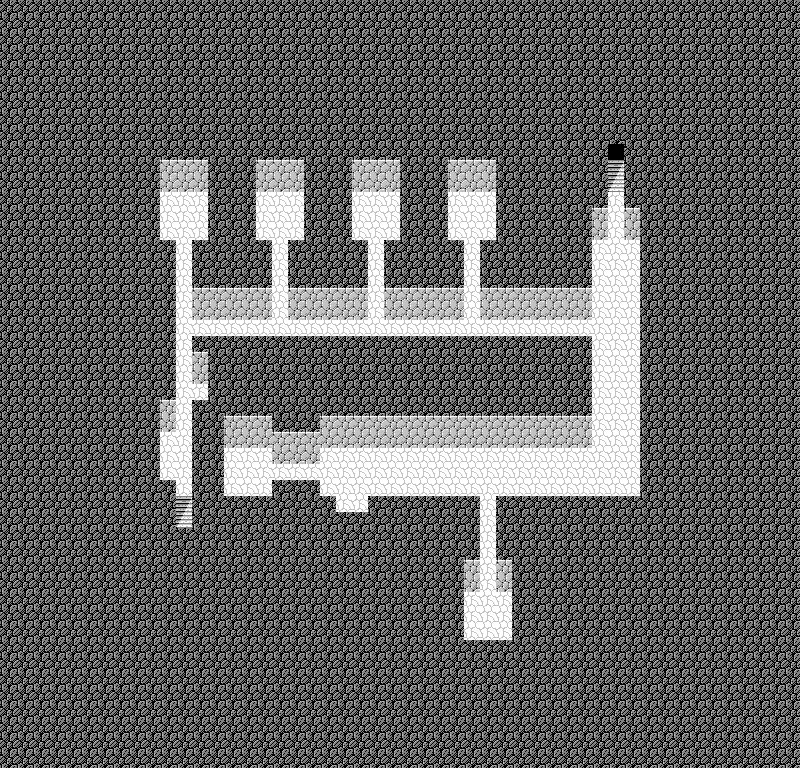

A level layout from a 2D game, rendered from its tile map. Below: a short description, then the map file with tile-grid data replaced by summaries:
An orthogonal 50x48 tile map with 16x16 px tiles, 2 tile layers (Tile Layer 1, Tile Layer 2), 2 tilesets and 14 objects (5x Ceiling, 5x Chest, 2x Target, 2x Event).

<map version="1.0" orientation="orthogonal" renderorder="right-down" width="50" height="48" tilewidth="16" tileheight="16" nextobjectid="19">
 <properties>
  <property name="bgm" value="generic_cave" />
  <property name="encounter" value="encounterset_level07_danger00" />
  <property name="name" value="North Passage" />
 </properties>
 <tileset firstgid="1" source="../tilesets/lower.tsx" />
 <tileset firstgid="176" source="../tilesets/upper.tsx" />
 <layer name="Tile Layer 1" width="50" height="48">
  <properties>
   <property name="z" value="0" />
  </properties>
  <data>[2400 cells, 2400 non-empty, 7 distinct tile ids]</data>
 </layer>
 <layer name="Tile Layer 2" width="50" height="48">
  <properties>
   <property name="z" value=".5" />
  </properties>
  <data>[2400 cells, 0 non-empty, 0 distinct tile ids]</data>
 </layer>
 <objectgroup name="Object Layer 1">
  <object id="2" name="room" type="Ceiling" x="160" y="160">
   <properties>
    <property name="roofID" value="27" />
    <property name="roofTileset" value="lower" />
   </properties>
   <polygon points="0,0 48,0 48,80 32,80 32,128 16,128 16,80 0,80" />
  </object>
  <object id="3" name="room" type="Ceiling" x="256" y="160">
   <properties>
    <property name="roofID" value="27" />
    <property name="roofTileset" value="lower" />
   </properties>
   <polygon points="0,0 48,0 48,80 32,80 32,128 16,128 16,80 0,80" />
  </object>
  <object id="4" name="room" type="Ceiling" x="352" y="160">
   <properties>
    <property name="roofID" value="27" />
    <property name="roofTileset" value="lower" />
   </properties>
   <polygon points="0,0 48,0 48,80 32,80 32,128 16,128 16,80 0,80" />
  </object>
  <object id="5" name="room" type="Ceiling" x="448" y="160">
   <properties>
    <property name="roofID" value="27" />
    <property name="roofTileset" value="lower" />
   </properties>
   <polygon points="0,0 48,0 48,80 32,80 32,128 16,128 16,80 0,80" />
  </object>
  <object id="6" name="roof" type="Ceiling" x="480" y="512">
   <properties>
    <property name="roofID" value="27" />
    <property name="roofTileset" value="lower" />
   </properties>
   <polygon points="0,0 16,0 16,48 32,48 32,128 -16,128 -16,48 0,48" />
  </object>
  <object id="7" name="chest" type="Chest" x="368" y="208" width="16" height="16">
   <properties>
    <property name="item" value="pot_elixir" />
   </properties>
  </object>
  <object id="8" name="chest" type="Chest" x="464" y="208" width="16" height="16">
   <properties>
    <property name="item" value="item_hp600" />
   </properties>
  </object>
  <object id="10" name="chest" type="Chest" x="240" y="464" width="16" height="16">
   <properties>
    <property name="item" value="wpn_knifeCat" />
   </properties>
  </object>
  <object id="12" name="chest" type="Chest" x="176" y="208" width="16" height="16" />
  <object id="13" name="chest" type="Chest" x="480" y="608" width="16" height="16" />
  <object id="14" name="stairs_down" type="Target" x="176" y="496" width="16" height="16" />
  <object id="15" name="tele" type="Event" x="176" y="512" width="16" height="16">
   <properties>
    <property name="onCollide" value="targetTele('world3.5/pass02.tmx', 'entry')" />
   </properties>
  </object>
  <object id="16" name="tele" type="Event" x="608" y="144" width="16" height="16">
   <properties>
    <property name="onCollide" value="teleport('world3.5/overworld.tmx', 21, 27)" />
   </properties>
  </object>
  <object id="17" name="entry" type="Target" x="608" y="160" width="16" height="16" />
 </objectgroup>
</map>
